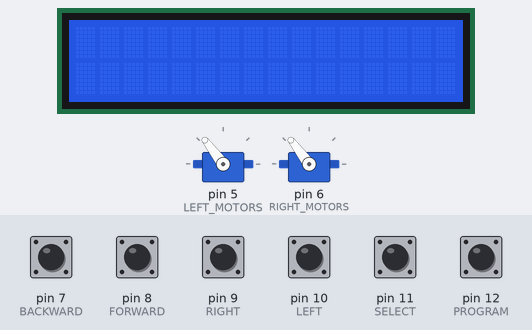
A sketch run on a simulated Arduino Uno, built with avr-gcc and run on an emulated ATmega328P. Parts: 16×2 character LCD, 2 × servo. The test bench sets the inputs (shaded band); at power-on: pin 7 (BACKWARD), pin 8 (FORWARD), pin 9 (RIGHT), pin 10 (LEFT), pin 11 (SELECT), pin 12 (PROGRAM) HIGH.

Above: at 1.2 s.
1.3 s: pin 12 (PROGRAM) pulled LOW for 0.15 s
At 2.0 s:
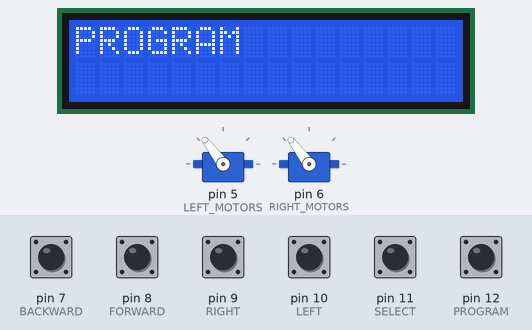
2.9 s: pin 7 (BACKWARD) pulled LOW for 0.15 s
At 4.1 s:
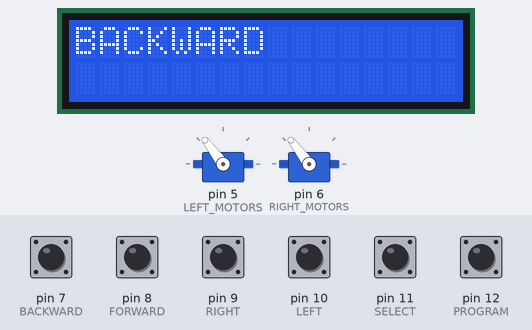
4.5 s: pin 8 (FORWARD) pulled LOW for 0.15 s
At 5.6 s:
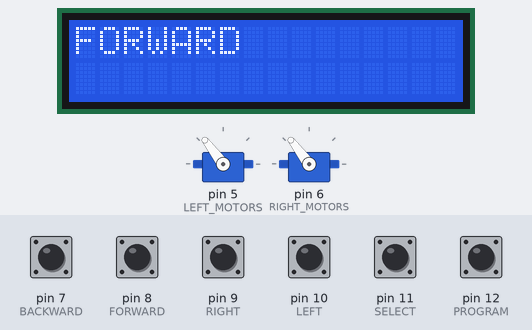
6.1 s: pin 9 (RIGHT) pulled LOW for 0.15 s
At 6.8 s:
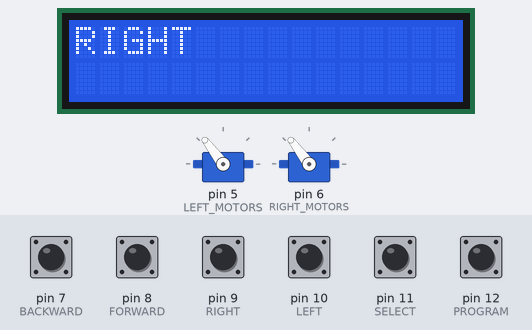
7.7 s: pin 10 (LEFT) pulled LOW for 0.15 s
At 8.0 s:
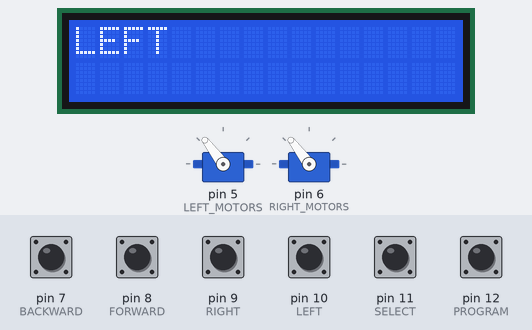
9.3 s: pin 11 (SELECT) pulled LOW for 0.15 s
At 10.4 s:
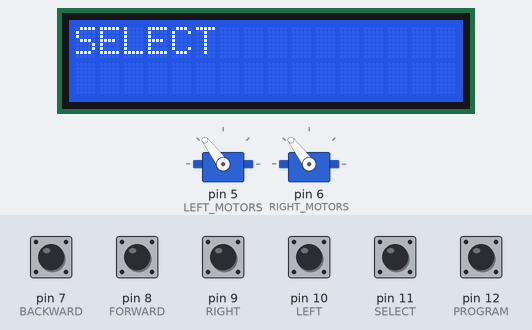
Timing chart, 0 to 11.9 s (numbered marks = the images above; inputs shaded):
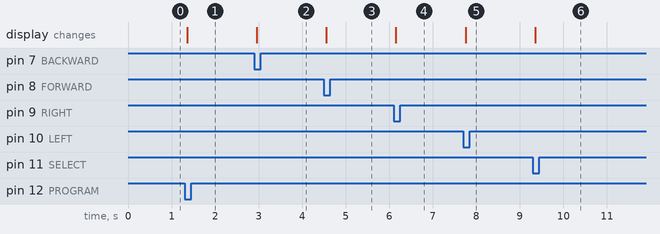

The sketch:

LORE.ino
```cpp
// (licence header left out)
/*
 *	Headers. Header files are declared here. The #include keyword is used to include a .h header file.
 */

#include <Servo.h>
#include <LiquidCrystal.h>

/*
 *	Defines. Defines are declared here. Defines aren't variables; rather they're statements which replace key words with values when
 *	the program is compiled.
 */

#define BACKWARD 7
#define FORWARD 8
#define RIGHT 9
#define LEFT 10
#define SELECT 11
#define PROGRAM 12

#define RS A0
#define E A1
#define D4 A2
#define D5 A3
#define D6 A4
#define D7 A5

#define FRONT_SENSOR 2
#define LEFT_SENSOR 3
#define RIGHT_SENSOR 4

#define LEFT_MOTORS 5
#define RIGHT_MOTORS 6

/*
 *	Global Variables. Global variables are declared here. Format: variableType variableName; or variableType variableName = defaultValue;
 */

long debounceDelay = 50;

long programDebounceTime = 0;
long selectDebounceTime = 0;
long leftDebounceTime = 0;
long rightDebounceTime = 0;
long forwardDebounceTime = 0;
long backwardDebounceTime = 0;

int programState = HIGH;
int programPrevState = HIGH;
int selectState = HIGH;
int selectPrevState = HIGH;
int leftState = HIGH;
int leftPrevState = HIGH;
int rightState = HIGH;
int rightPrevState = HIGH;
int forwardState = HIGH;
int forwardPrevState = HIGH;
int backwardState = HIGH;
int backwardPrevState = HIGH;

long frontSensorValue = 0;
long leftSensorValue = 0;
long rightSensorValue = 0;

char programString[50] = {};
int programSet = 0;
int programSize = 0;

/*
 * Class instances. Class objects are declared here.
 */

LiquidCrystal lcd(RS, E, D4, D5, D6, D7);
Servo leftMotors, rightMotors;

/*
 *	Function Declarations. Function prototypes are declared here. Format: returnType functionName(parameterType parameterName, ...);
 *	The function contents are defined after void loop().
 */

bool drive(int direction);
bool readButton(int button, int &buttonState, int &buttonPrevState, long &debounceTime);
bool readSensor(int sensor, long &distance);

/*
*	Function:		void setup().
*	Returns:		None.
*	Parameters:		None.
*	Description:	Setup initialises the program's variables. Here the pinModes of the PROGRAM through to BACKWARD buttons are set as inputs
*					and then internal pull up resistors enables by writing a HIGH logic level to the buttons' associated pins. Sensors are configured
*					as outputs and their states set to the LOW logic level. Servo motors are attached to LEFT_MOTORS and RIGHT_MOTORS pins and set to a neutral
*					position. Lastly, the serial port is opened using a default baud rate of 9600 and 8N1 parameters (8 data-bits, no parity, 1 stop bit).
*/

void setup()
{

	// Initialise the LCD screen. Set size at 16 channels x 2 rows.

	lcd.begin(16, 2);
	lcd.clear();
	lcd.home();

	// Initialise the pushbuttons. Enable internal pull-ups. Logic LOW = button pressed; else HIGH.

	pinMode(PROGRAM, INPUT);
	digitalWrite(PROGRAM, HIGH);

	pinMode(SELECT, INPUT);
	digitalWrite(SELECT, HIGH);

	pinMode(LEFT, INPUT);
	digitalWrite(LEFT, HIGH);

	pinMode(RIGHT, INPUT);
	digitalWrite(RIGHT, HIGH);

	pinMode(FORWARD, INPUT);
	digitalWrite(FORWARD, HIGH);

	pinMode(BACKWARD, INPUT);
	digitalWrite(BACKWARD, HIGH);

	// Initialise the sensors. Configure as outputs to start with.

	pinMode(FRONT_SENSOR, OUTPUT);
	digitalWrite(FRONT_SENSOR, LOW);

	pinMode(LEFT_SENSOR, OUTPUT);
	digitalWrite(LEFT_SENSOR, LOW);

	pinMode(RIGHT_SENSOR, OUTPUT);
	digitalWrite(RIGHT_SENSOR, LOW);

	// Initialise servo motors.

	leftMotors.attach(LEFT_MOTORS);
	leftMotors.write(127);

	rightMotors.attach(RIGHT_MOTORS);
	rightMotors.write(127);

	// Initialise the serial port. Default buad rate 9600, 8 Data Bits, No Parity, 1 Stop Bit (8N1).

	Serial.begin(9600);

}

/*
 *	Function:		void loop().
 *	Returns:		None.
 *	Parameters:		None.
 *	Description:	Loops continuously, executing program logic. Here, loop() checks to see if the program button is pressed. If
 *					it is, the program enters "programming mode"; where, each button is used to program the robot in an event- and time-based
 *					method. When the program is full, or the user presses the SELECT button, the program breaks out of programming mode. Loop() then
 *					waits for the SELECT button to be pressed again; at which point, the program is executed.
 */

void loop()
{


	if (readButton(PROGRAM, programState, programPrevState, programDebounceTime)) {

		lcd.clear();
		lcd.home();
		lcd.print("PROGRAM");

		programSize = 0;
		strcpy(programString, "");
		programString[50] = '\0';

		while (true) {

			if (readButton(SELECT, selectState, selectPrevState, selectDebounceTime)) {

				lcd.clear();
				lcd.home();
				lcd.print("SELECT");

				programString[programSize] = '\0';

				programSet = true;

				break;

			}

			if (readButton(LEFT, leftState, leftPrevState, leftDebounceTime)) {

				lcd.clear();
				lcd.home();
				lcd.print("LEFT");

				programString[programSize] = 'L';
				programSize++;

			}

			if (readButton(RIGHT, rightState, rightPrevState, rightDebounceTime)) {

				lcd.clear();
				lcd.home();
				lcd.print("RIGHT");

				programString[programSize] = 'R';
				programSize++;

			}

			if (readButton(FORWARD, forwardState, forwardPrevState, forwardDebounceTime)) {

				lcd.clear();
				lcd.home();
				lcd.print("FORWARD");

				programString[programSize] = 'F';
				programSize++;

			}

			if (readButton(BACKWARD, backwardState, backwardPrevState, backwardDebounceTime)) {

				lcd.clear();
				lcd.home();
				lcd.print("BACKWARD");

				programString[programSize] = 'B';
				programSize++;

			}

			if (programSize >= 49) {


				lcd.clear();
				lcd.home();
				lcd.print("PROGRAM FULL");

				programString[programSize] = '\0';

				programSet = true;

				break;

			}

		}

	}

	if (readButton(SELECT, selectState, selectPrevState, selectDebounceTime)) {

		if (programSet) {

			Serial.println(programString);

			for (int i = 0; i <= programSize; i++) {

				if (programString[i] == 'B') {
					drive(BACKWARD);
				}

				if (programString[i] == 'F') {
					drive(FORWARD);
				}

				if (programString[i] == 'L') {
					drive(LEFT);
				}

				if (programString[i] == 'R') {
					drive(RIGHT);
				}
				if (programString[i] == '\0') {
					break;
				}

			}

		}

	}


}

/*
 *	Function:		bool drive(int direction).
 *	Returns:		bool.
 *	Parameters:		int direction.
 *	Description:	Reads in the direction the robot needs to move in. If direction is FORWARD, read front sensor and drive for 1000 ms. If sensorValue is less
 *					than a threshold, stop and move onto next instruction. If direction is !FORWARD, move for 1000 ms.
 */

bool drive(int direction) {

	if (direction == FORWARD) {

		leftMotors.write(0);
		rightMotors.write(255);

		unsigned long time = 0;
		time = millis();

		while ((millis() - time) < 1000) {

			readSensor(FRONT_SENSOR, frontSensorValue);

			if (frontSensorValue < 5) {
				break;
			}

		}

		leftMotors.write(127);
		rightMotors.write(127);

		return true;

	}
	else if (direction == BACKWARD) {

		leftMotors.write(255);
		rightMotors.write(0);

		delay(1000);

		leftMotors.write(127);
		rightMotors.write(127);

		return true;

	}
	else if (direction == LEFT) {

		leftMotors.write(255);
		rightMotors.write(255);

		delay(900);

		leftMotors.write(127);
		rightMotors.write(127);

		return true;

	}
	else if (direction == RIGHT) {

		leftMotors.write(0);
		rightMotors.write(0);

		delay(900);

		leftMotors.write(127);
		rightMotors.write(127);

		return true;

	}

	return false;
}


/*
*	Function:		bool readButton(int button, int &buttonState, int &buttonPrevState, long &debounceTime).
*	Returns:		bool.
*	Parameters:		int button, int &buttonState, int &buttonPrevState, long &debounceTime.
*	Description:
*/

bool readButton(int button, int &buttonState, int &buttonPrevState, long &debounceTime) {

	int reading = digitalRead(button);

	if (reading != buttonPrevState) {
		debounceTime = millis();
	}

	if ((millis() - debounceTime) > debounceDelay) {
		if (reading != buttonState) {
			buttonState = reading;

			if (buttonState == LOW) {
				return true;
			}
		}
	}

	buttonPrevState = reading;

	return false;

}

/*
*	Function:		bool readSensor(int sensor, long &distance).
*	Returns:		bool.
*	Parameters:		int sensor, long &distance.
*	Description:
*/

bool readSensor(int sensor, long &distance) {

	pinMode(sensor, OUTPUT);
	digitalWrite(sensor, LOW);
	delay(10);
	digitalWrite(sensor, HIGH);
	delay(10);
	pinMode(sensor, INPUT);
	int value = 0;
	value = pulseIn(sensor, HIGH);
	distance = value / 29 / 2;

	if (distance != 0) {
		return true;
	}

	return false;
}
```

Measured:
- after the input at 1.3 s, the display: changes after 0.06 s (image 1)
- after the input at 2.9 s, the display: changes after 0.05 s (image 2)
- after the input at 4.5 s, the display: changes after 0.06 s (image 3)
- after the input at 6.1 s, the display: changes after 0.05 s (image 4)
- after the input at 7.7 s, the display: changes after 0.06 s (image 5)
- after the input at 9.3 s, the display: changes after 0.05 s (image 6)
